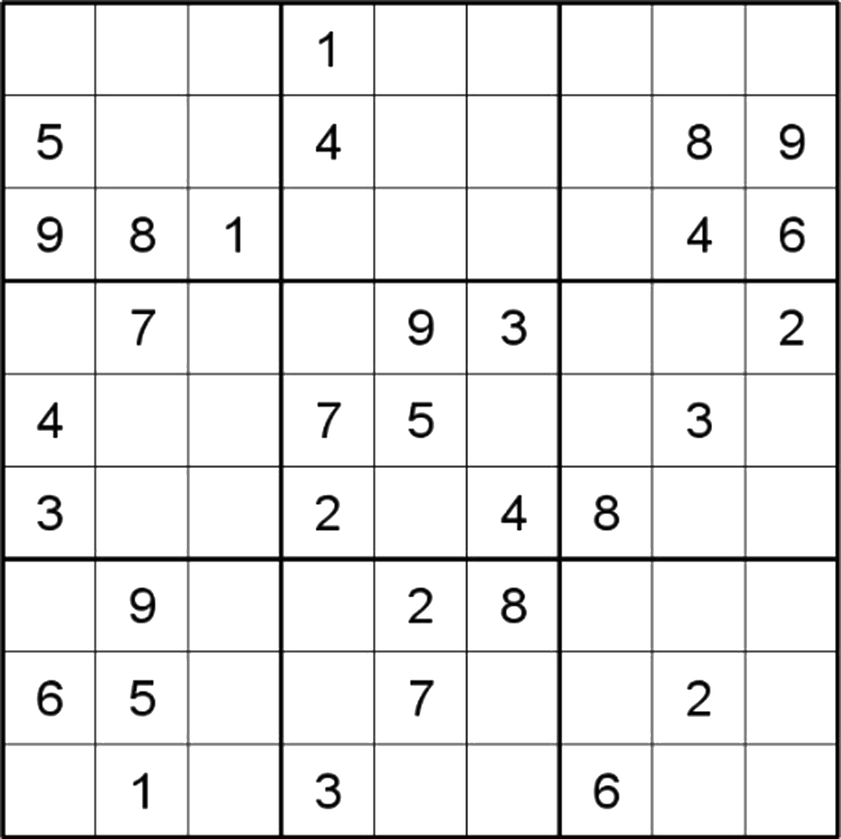
#> input picture tests/png/grid1.png, 841 x 839 px, shrunk from 1820 x 1816 before the run, found by its file name; its folder holds 4 pictures in this run
$ python extract_wrong_cells.py
#> lines starting #> are read from the running program, lines starting #| are printed output that depends on the picture
import os
import cv2
import re

PNG_DIR = 'tests/png'
OUT_DIR = 'tests/cells'
LOG_DIFF = 'tests/log_diff_report.txt'
GRID_SIZE = 9
PADDING_FRAC = 0.2

os.makedirs(OUT_DIR, exist_ok=True)

with open(LOG_DIFF, 'r') as f:
#> (reads tests/log_diff_report.txt from the repository)
    for line in f:
        m = re.match(r"Grid (\d+) Cell \((\d+),(\d+)\): expected '(.+?)', actual '(.+?)'", line)
        if not m:
            continue
        grid_n = int(m.group(1))
        x = int(m.group(3))
        y = int(m.group(2))
        expected = m.group(4)
        actual = m.group(5)
        png_path = os.path.join(PNG_DIR, f'grid{grid_n}.png')
        if not os.path.exists(png_path):
            print(f"PNG not found: {png_path}")
            continue
        img = cv2.imread(png_path)
#> img is the input picture: shape (839, 841, 3); min 0, max 255, mean 234.8
        if img is None:
            print(f"Could not read {png_path}")
            continue
        h, w = img.shape[:2]
#> h = 839; w = 841
        cell_h = h // GRID_SIZE
#> cell_h = 93
        cell_w = w // GRID_SIZE
#> cell_w = 93
        x1 = x * cell_w
#> x1 = 465
        y1 = y * cell_h
#> y1 = 465
        x2 = (x + 1) * cell_w
#> x2 = 558
        y2 = (y + 1) * cell_h
#> y2 = 558
        pad_x = int(cell_w * PADDING_FRAC)
#> pad_x = 18
        pad_y = int(cell_h * PADDING_FRAC)
#> pad_y = 18
        px1 = min(max(x1 + pad_x, 0), w)
#> px1 = 483
        py1 = min(max(y1 + pad_y, 0), h)
#> py1 = 483
        px2 = min(max(x2 - pad_x, 0), w)
#> px2 = 540
        py2 = min(max(y2 - pad_y, 0), h)
#> py2 = 540
        cell_img = img[py1:py2, px1:px2]
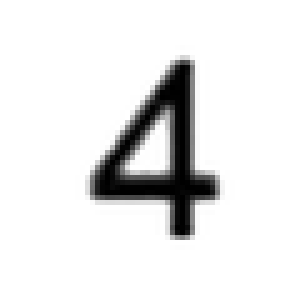
#> cell_img: shape (57, 57, 3) (shown 5 times larger); min 0, max 255, mean 229.3
        out_name = f'grid_{grid_n}_x_{x}_y_{y}_expected_a_{expected}_actual_b_{actual}.png'
        out_path = os.path.join(OUT_DIR, out_name)
        cv2.imwrite(out_path, cell_img)
        print(f'Saved {out_path}')
#> pass 2 of the loop `for line in f:`:
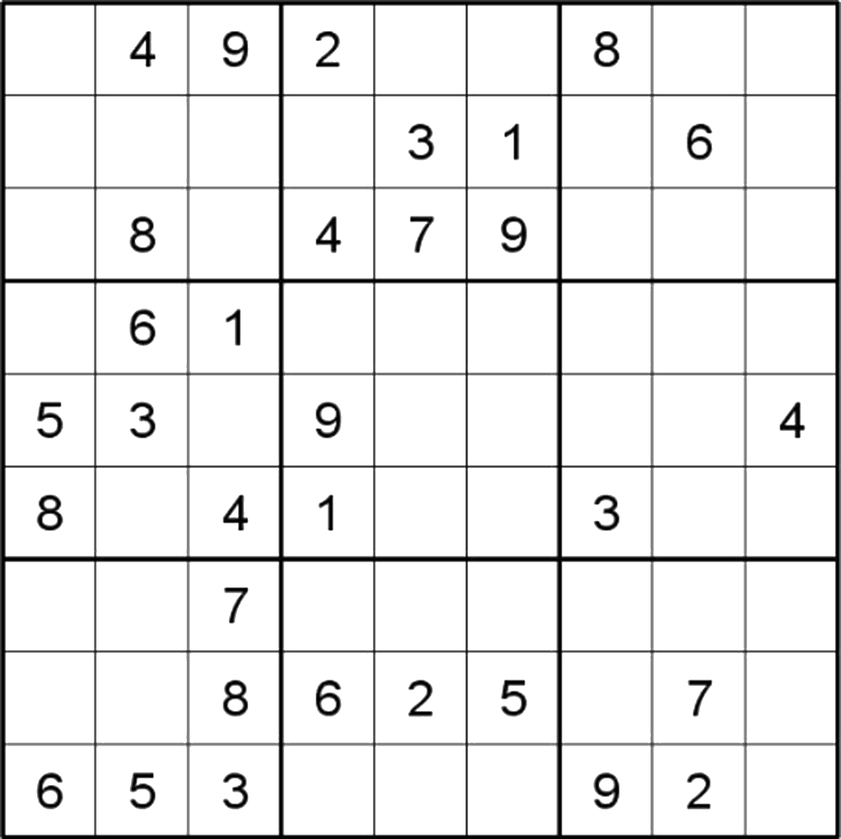
#> input picture tests/png/grid2.png, 841 x 839 px, shrunk from 1820 x 1816 before the run, found by its file name
#> img is the input picture: shape (839, 841, 3); min 0, max 255, mean 234.7
#> `cell_img = img[py1:py2, px1:px2]`:
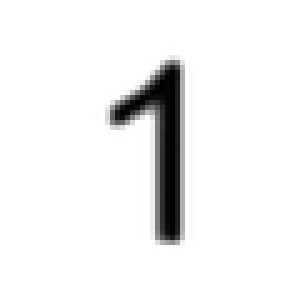
#> cell_img: shape (57, 57, 3) (shown 5 times larger); min 0, max 255, mean 239
